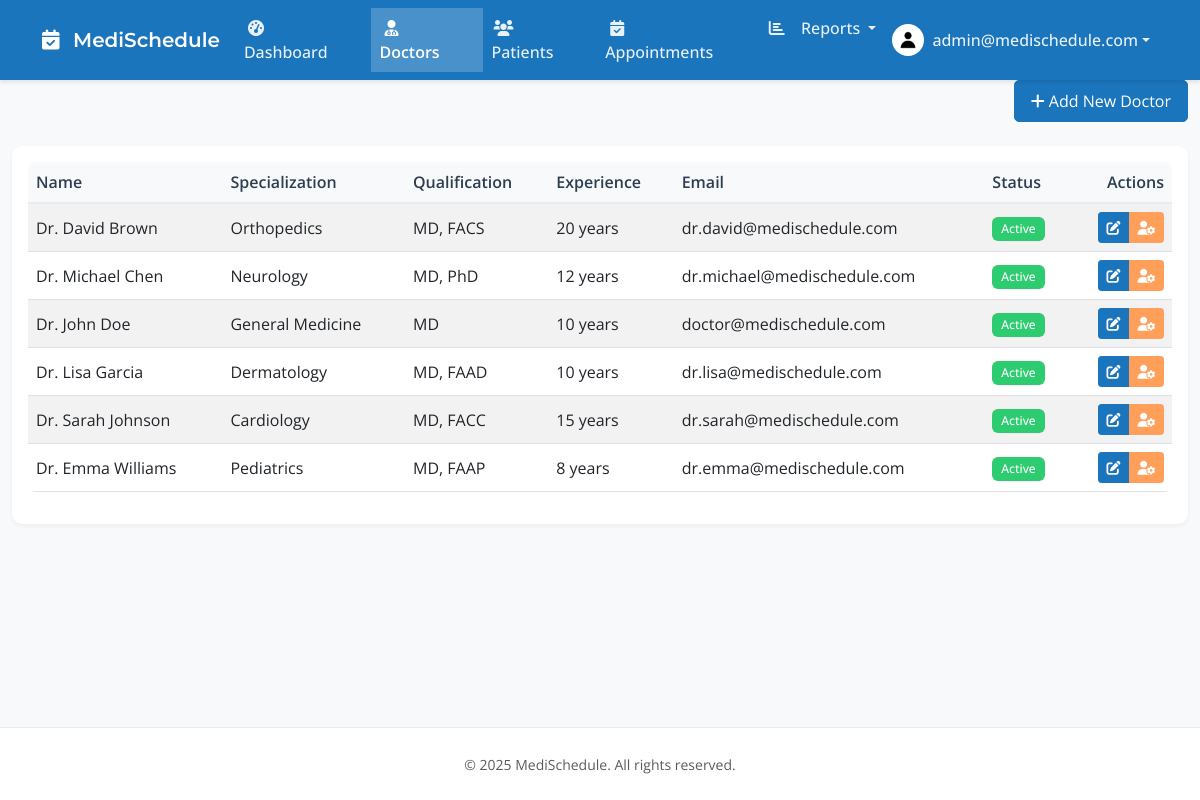
Page /pages/admin/manage_doctors.php (signed in) on the committed database.
### tables this page shows
CREATE TABLE IF NOT EXISTS doctors (
    id INT PRIMARY KEY AUTO_INCREMENT,
    user_id INT NOT NULL,
    first_name VARCHAR(50) NOT NULL,
    last_name VARCHAR(50) NOT NULL,
    specialization VARCHAR(100),
    qualification VARCHAR(100),
    years_experience INT,
    profile_image VARCHAR(255),
    bio TEXT,
    created_at TIMESTAMP DEFAULT CURRENT_TIMESTAMP,
    updated_at TIMESTAMP DEFAULT CURRENT_TIMESTAMP ON UPDATE CURRENT_TIMESTAMP,
    FOREIGN KEY (user_id) REFERENCES users(id) ON DELETE CASCADE
);

CREATE TABLE IF NOT EXISTS users (
    id INT PRIMARY KEY AUTO_INCREMENT,
    email VARCHAR(255) UNIQUE NOT NULL,
    password VARCHAR(255) NOT NULL,
    role ENUM('admin', 'doctor', 'patient') NOT NULL,
    status ENUM('active', 'inactive', 'suspended') DEFAULT 'active',
    created_at TIMESTAMP DEFAULT CURRENT_TIMESTAMP,
    updated_at TIMESTAMP DEFAULT CURRENT_TIMESTAMP ON UPDATE CURRENT_TIMESTAMP
);

### config/database.php (called while the page is built, shortened)
<?php
class Database
{
    private $connection;
    private static $instance = null;
    private function __construct()
    {
        $this->connection = new mysqli(DB_HOST, DB_USER, DB_PASS, DB_NAME);
        $this->connection->set_charset("utf8mb4");
    }
    public static function getInstance()
    {
        if (self::$instance === null) {
            self::$instance = new self();
        }
        return self::$instance;
    }
    public function query($sql)
    {
        return $this->connection->query($sql);
    }
}

### pages/admin/manage_doctors.php (the view, shortened to what this page needs)
<?php
$db = Database::getInstance();
$message = '';
$error = '';
$doctors = $db->query("
    SELECT d.*, u.email, u.status
    FROM doctors d
    JOIN users u ON d.user_id = u.id
    WHERE u.status != 'deleted'
    ORDER BY d.last_name, d.first_name
")->fetch_all(MYSQLI_ASSOC);
$content = '
<div class="container-fluid">
    <div class="d-flex justify-content-end mb-4">
        <a href="add_doctor.php" class="btn btn-primary">
            <i class="fas fa-plus"></i> Add New Doctor
        </a>
    </div>
    ' . ($message ? '<div class="alert alert-success">' . $message . '</div>' : '') . '
    ' . ($error ? '<div class="alert alert-danger">' . $error . '</div>' : '') . '
    <div class="card">
        <div class="card-body">
            <div class="table-responsive">
                <table class="table table-striped table-hover align-middle">
                    <thead class="table-light">
                        <tr>
                            <th>Name</th>
                            <th>Specialization</th>
                            <th>Qualification</th>
                            <th>Experience</th>
                            <th>Email</th>
                            <th>Status</th>
                            <th class="text-end">Actions</th>
                        </tr>
                    </thead>
                    <tbody>';
foreach ($doctors as $doctor) {
    $status_class = match ($doctor['status']) {
        'active' => 'success',
        'inactive' => 'secondary',
        'suspended' => 'danger',
        default => 'secondary'
    };
    $content .= '
                        <tr>
                            <td>Dr. ' . htmlspecialchars($doctor['first_name']) . ' ' . htmlspecialchars($doctor['last_name']) . '</td>
                            <td>' . htmlspecialchars($doctor['specialization']) . '</td>
                            <td>' . htmlspecialchars($doctor['qualification']) . '</td>
                            <td>' . $doctor['years_experience'] . ' years</td>
                            <td>' . htmlspecialchars($doctor['email']) . '</td>
                            <td>
                                <span class="badge bg-' . $status_class . '">' . ucfirst($doctor['status']) . '</span>
                            </td>
                            <td class="text-end">
                                <div class="btn-group">
                                    <a href="edit_doctor.php?id=' . $doctor['id'] . '" class="btn btn-sm btn-primary" title="Edit Doctor">
                                        <i class="fas fa-edit"></i>
                                    </a>
                                    <button type="button" class="btn btn-sm btn-warning" data-bs-toggle="modal" data-bs-target="#statusModal' . $doctor['id'] . '" title="Change Status">
                                        <i class="fas fa-user-cog"></i>
                                    </button>
                                </div>
                            </td>
                        </tr>';
}
$content .= '
                    </tbody>
                </table>
            </div>
        </div>
    </div>
</div>';
require_once '../../layouts/main.php';

### assets/css/style.css (style rules this page uses)
:root { --medical-blue: #1A75BC; --healing-teal: #00A9A5; --soft-white: #F8FBFC; --light-grey: #E6ECF2; --warm-grey: #64748B; }
body { font-family: 'Open Sans', sans-serif; background-color: var(--soft-white); min-height: 100vh; display: flex; flex-direction: column; }
.card { border: none; border-radius: 10px; box-shadow: 0 2px 4px rgba(0, 0, 0, 0.1); transition: transform 0.2s; }
.btn { border-radius: 5px; padding: 8px 16px; }
.btn-primary { background-color: var(--medical-blue); border-color: var(--medical-blue); }
.table { border-radius: 8px; overflow: hidden; }

### assets/css/branding.css (style rules this page uses)
:root { --medical-blue: #1A75BC; --healing-teal: #00A9A5; --soft-white: #F8FBFC; --light-grey: #E6ECF2; --warm-grey: #64748B; --wellness-green: #2AC769; --gentle-orange: #FF9F5A; --soft-red: #EB5757; }
body { font-family: 'Open Sans', 'Nunito Sans', sans-serif; background-color: var(--soft-white); color: var(--warm-grey); }
.btn-primary { background-color: var(--medical-blue); border-color: var(--medical-blue); }
.btn-warning { background-color: var(--gentle-orange); border-color: var(--gentle-orange); color: white; }
.card { border: none; box-shadow: 0 2px 4px rgba(0, 0, 0, 0.1); background-color: white; }
.badge.bg-success { background-color: var(--wellness-green) !important; }
a { color: var(--medical-blue); }
.table thead th { background-color: var(--light-grey); color: var(--warm-grey); border-bottom: 2px solid var(--medical-blue); }

### layouts/main.php (style rules this page uses)
:root { --text-primary: #2c3e50; --text-secondary: #34495e; --text-muted: #7f8c8d; --bg-light: #f8f9fa; --border-color: #e9ecef; }
body { min-height: 100vh; display: flex; flex-direction: column; font-family: 'Open Sans', sans-serif; color: var(--text-primary); background-color: var(--bg-light); }
.card { border: none; box-shadow: 0 2px 4px rgba(0, 0, 0, 0.05); margin-bottom: 1.5rem; }
.table { color: var(--text-secondary); }
.table thead th { background-color: var(--bg-light); border-bottom: 2px solid var(--border-color); color: var(--text-primary); font-weight: 600; }
.table td { vertical-align: middle; }
.badge { font-weight: 500; padding: 0.5em 0.75em; display: inline-block; }
.badge.bg-success { background-color: #2ecc71 !important; }
.btn-sm { padding: 0.25rem 0.5rem; font-size: 0.875rem; line-height: 1.5; border-radius: 0.2rem; }

### rows in the picture
doctors: first_name "David", last_name "Brown", specialization "Orthopedics", qualification "MD, FACS", years_experience "20", user.email "dr.david@medischedule.com", user.status "Active"
doctors: first_name "Michael", last_name "Chen", specialization "Neurology", qualification "MD, PhD", years_experience "12", user.email "dr.michael@medischedule.com", user.status "Active"
doctors: first_name "John", last_name "Doe", specialization "General Medicine", qualification "MD", years_experience "10", user.email "doctor@medischedule.com", user.status "Active"
doctors: first_name "Lisa", last_name "Garcia", specialization "Dermatology", qualification "MD, FAAD", years_experience "10", user.email "dr.lisa@medischedule.com", user.status "Active"
doctors: first_name "Sarah", last_name "Johnson", specialization "Cardiology", qualification "MD, FACC", years_experience "15", user.email "dr.sarah@medischedule.com", user.status "Active"
doctors: first_name "Emma", last_name "Williams", specialization "Pediatrics", qualification "MD, FAAP", years_experience "8", user.email "dr.emma@medischedule.com", user.status "Active"

### other values in the picture
$_SESSION['email'] "admin@medischedule.com"
